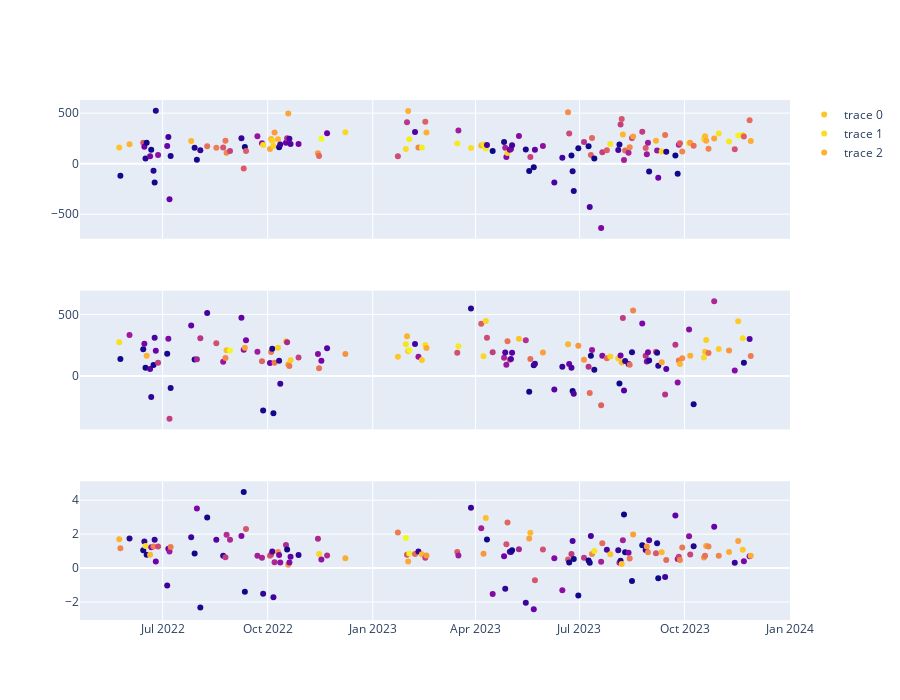

Notebook code cell kept with this figure:
### Code cell
fig = make_subplots(3,1,shared_xaxes=True)

fig.add_trace(go.Scatter(
    x = daily_anom_summary_df['date'],
    y = daily_anom_summary_df['xco_xco2_slope'],
    customdata=np.stack((daily_anom_summary_df['good_anoms'],daily_anom_summary_df['xco_xco2_r2']), axis=-1),
    mode = 'markers',
    marker_color = daily_anom_summary_df['xco_xco2_r2'],
    hovertemplate = #sets up the hover data
    "<b>num anoms = %{customdata[0]} </b><br>" + #bold and include the z information
    "<b>r2 = %{customdata[1]:.2f} </b><br>" ,
),row = 1,col = 1)

fig.add_trace(go.Scatter(
    x = daily_anom_summary_df['date'],
    y = daily_anom_summary_df['xch4_xco2_slope'],
    customdata=np.stack((daily_anom_summary_df['good_anoms'],daily_anom_summary_df['xch4_xco2_r2']), axis=-1),
    mode = 'markers',
    marker_color = daily_anom_summary_df['xch4_xco2_r2'],
    hovertemplate = #sets up the hover data
    "<b>num anoms = %{customdata[0]} </b><br>" + #bold and include the z information
    "<b>r2 = %{customdata[1]:.2f} </b><br>" ,
),row = 2,col = 1)

fig.add_trace(go.Scatter(
    x = daily_anom_summary_df['date'],
    y = daily_anom_summary_df['xch4_xco_slope'],
    customdata=np.stack((daily_anom_summary_df['good_anoms'],daily_anom_summary_df['xch4_xco_r2']), axis=-1),
    mode = 'markers',
    marker_color = daily_anom_summary_df['xch4_xco_r2'],
    hovertemplate = #sets up the hover data
    "<b>num anoms = %{customdata[0]} </b><br>" + #bold and include the z information
    "<b>r2 = %{customdata[1]:.2f} </b><br>" ,
),row = 3,col = 1)

fig.update_layout(
    height = 700
)

### Figure 1 — Plotly figure (JSON) as saved in the notebook; plotly's stock layout.template omitted (floating-point values rounded to 4 significant figures; data arrays with more than 128 entries replaced by an {"elided": "..."} marker saying what was removed)
{"data": [{"customdata": {"elided": "146x2 float values"}, "hovertemplate": "<b>num anoms = %{customdata[0]} </b><br><b>r2 = %{customdata[1]:.2f} </b><br>", "marker": {"color": {"elided": "146 float values"}}, "mode": "markers", "type": "scatter", "x": {"elided": "146 str values"}, "xaxis": "x", "y": {"elided": "146 float values"}, "yaxis": "y"}, {"customdata": {"elided": "146x2 float values"}, "hovertemplate": "<b>num anoms = %{customdata[0]} </b><br><b>r2 = %{customdata[1]:.2f} </b><br>", "marker": {"color": {"elided": "146 float values"}}, "mode": "markers", "type": "scatter", "x": {"elided": "146 str values"}, "xaxis": "x2", "y": {"elided": "146 float values"}, "yaxis": "y2"}, {"customdata": {"elided": "146x2 float values"}, "hovertemplate": "<b>num anoms = %{customdata[0]} </b><br><b>r2 = %{customdata[1]:.2f} </b><br>", "marker": {"color": {"elided": "146 float values"}}, "mode": "markers", "type": "scatter", "x": {"elided": "146 str values"}, "xaxis": "x3", "y": {"elided": "146 float values"}, "yaxis": "y3"}], "layout": {"height": 700, "xaxis": {"anchor": "y", "domain": [0, 1], "matches": "x3", "showticklabels": false}, "xaxis2": {"anchor": "y2", "domain": [0, 1], "matches": "x3", "showticklabels": false}, "xaxis3": {"anchor": "y3", "domain": [0, 1]}, "yaxis": {"anchor": "x", "domain": [0.7333, 1]}, "yaxis2": {"anchor": "x2", "domain": [0.3667, 0.6333]}, "yaxis3": {"anchor": "x3", "domain": [0, 0.2667]}}}
